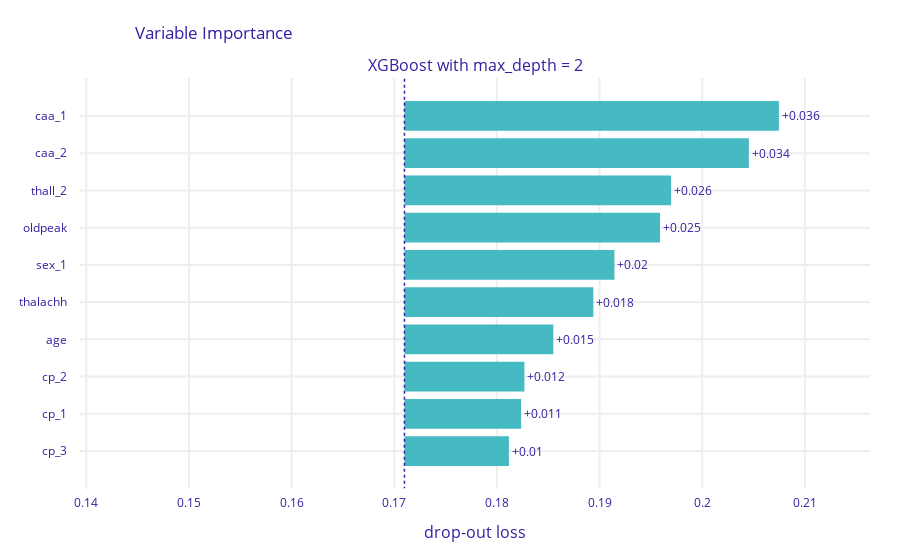

Here is the notebook cell this chart was saved with:
### Code cell
pvi_3.plot()

### Figure 1 — Plotly figure (JSON) as saved in the notebook; plotly's stock layout.template omitted (floating-point values rounded to 4 significant figures)
{"data": [{"base": 0.171, "hoverinfo": "text", "hoverlabel": {"bgcolor": "rgba(0, 0, 0, 0.8)"}, "hovertext": ["Model: XGBoost with max_depth = 2 loss after<br>variable: caa_1 is permuted: 0.207<br>Drop-out loss change: +0.036", "Model: XGBoost with max_depth = 2 loss after<br>variable: caa_2 is permuted: 0.205<br>Drop-out loss change: +0.034", "Model: XGBoost with max_depth = 2 loss after<br>variable: thall_2 is permuted: 0.197<br>Drop-out loss change: +0.026", "Model: XGBoost with max_depth = 2 loss after<br>variable: oldpeak is permuted: 0.196<br>Drop-out loss change: +0.025", "Model: XGBoost with max_depth = 2 loss after<br>variable: sex_1 is permuted: 0.191<br>Drop-out loss change: +0.02", "Model: XGBoost with max_depth = 2 loss after<br>variable: thalachh is permuted: 0.189<br>Drop-out loss change: +0.018", "Model: XGBoost with max_depth = 2 loss after<br>variable: age is permuted: 0.185<br>Drop-out loss change: +0.015", "Model: XGBoost with max_depth = 2 loss after<br>variable: cp_2 is permuted: 0.183<br>Drop-out loss change: +0.012", "Model: XGBoost with max_depth = 2 loss after<br>variable: cp_1 is permuted: 0.182<br>Drop-out loss change: +0.011", "Model: XGBoost with max_depth = 2 loss after<br>variable: cp_3 is permuted: 0.181<br>Drop-out loss change: +0.01"], "marker": {"color": "#46bac2"}, "orientation": "h", "showlegend": false, "text": ["+0.036", "+0.034", "+0.026", "+0.025", "+0.02", "+0.018", "+0.015", "+0.012", "+0.011", "+0.01"], "textposition": "outside", "type": "bar", "x": [0.03647, 0.03355, 0.02597, 0.02489, 0.02045, 0.0184, 0.0145, 0.01169, 0.01136, 0.01017], "xaxis": "x", "y": ["caa_1", "caa_2", "thall_2", "oldpeak", "sex_1", "thalachh", "age", "cp_2", "cp_1", "cp_3"], "yaxis": "y"}], "layout": {"annotations": [{"font": {"size": 16}, "showarrow": false, "text": "XGBoost with max_depth = 2", "x": 0.5, "xanchor": "center", "xref": "paper", "y": 1, "yanchor": "bottom", "yref": "paper"}, {"font": {"size": 16}, "showarrow": false, "text": "drop-out loss", "x": 0.5, "xanchor": "center", "xref": "paper", "y": 0, "yanchor": "top", "yref": "paper", "yshift": -30}], "autosize": true, "font": {"color": "#371ea3"}, "margin": {"b": 71, "r": 30, "t": 78}, "shapes": [{"line": {"color": "#371ea3", "dash": "dot", "width": 1.5}, "type": "line", "x0": 0.171, "x1": 0.171, "xref": "x", "y0": -1, "y1": 10, "yref": "y"}], "title": {"text": "Variable Importance", "x": 0.15}, "xaxis": {"anchor": "y", "automargin": true, "domain": [0, 1], "fixedrange": true, "gridwidth": 2, "range": [0.1394, 0.2163], "tickcolor": "white", "ticklen": 3, "ticks": "outside", "type": "linear", "zeroline": false}, "yaxis": {"anchor": "x", "automargin": true, "autorange": true, "domain": [0, 1], "fixedrange": true, "gridwidth": 2, "range": [10.04, -1.035], "tickcolor": "white", "ticklen": 10, "ticks": "outside", "type": "category"}}}
